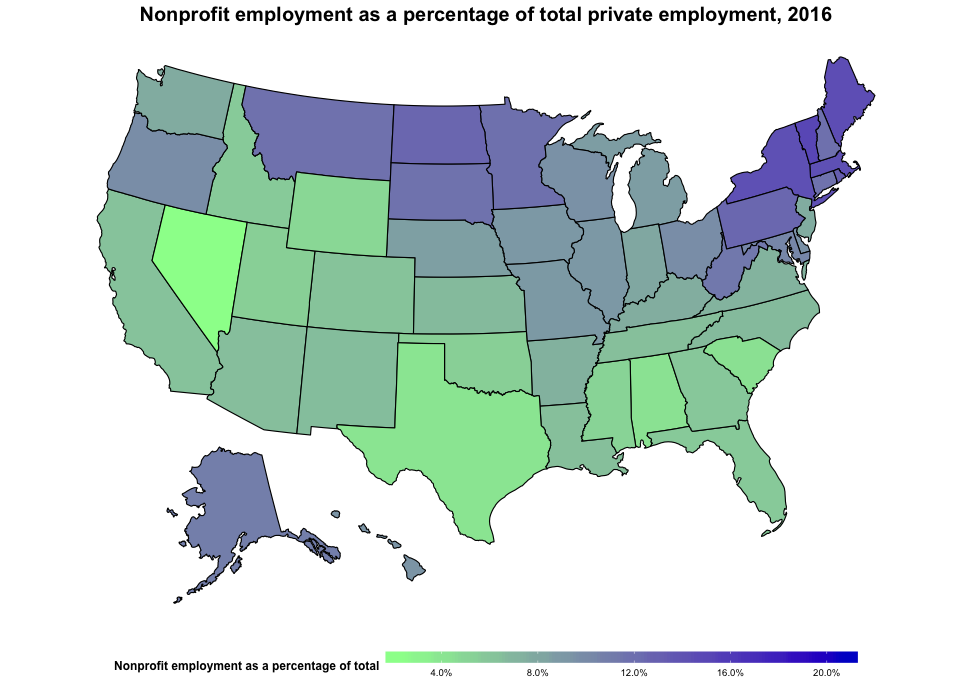

The script that drew this image:
# TED: The Economics Daily (BLS) 08.31.18
# https://www.bls.gov/opub/ted/home.htm
# Nonprofits account for 12.3 million jobs, 10.2 percent of private sector employment, in 2016

# Data imported and cleaned in Excel 
# Filename: npjobs.xlsx

library(ggplot2)

usmap::plot_usmap(data = npjobs, values = "nonprofit%", lines = "black") +
  scale_fill_continuous( 
    low = "palegreen1", high = "mediumblue", name = "Percentage of total private employment", 
    labels = percent (0.04 * 0:5)) + 
  theme(plot.title = element_text(face = "bold", size = (15))) + 
  theme(plot.title = element_text(hjust = 0.5)) + 
  theme(legend.position = "bottom") + 
  theme(legend.title.align = 0) + 
  theme(legend.key.height = unit(0.3,"cm")) + 
  theme(legend.key.size = unit(2.5,"cm")) + 
  theme(legend.title = element_text(face = "bold")) + 
  theme(legend.justification = "center") +
  ggtitle("Nonprofit employment as a percentage of total private employment, 2016") + 
  labs(color = "Percentage of total private employment") 
